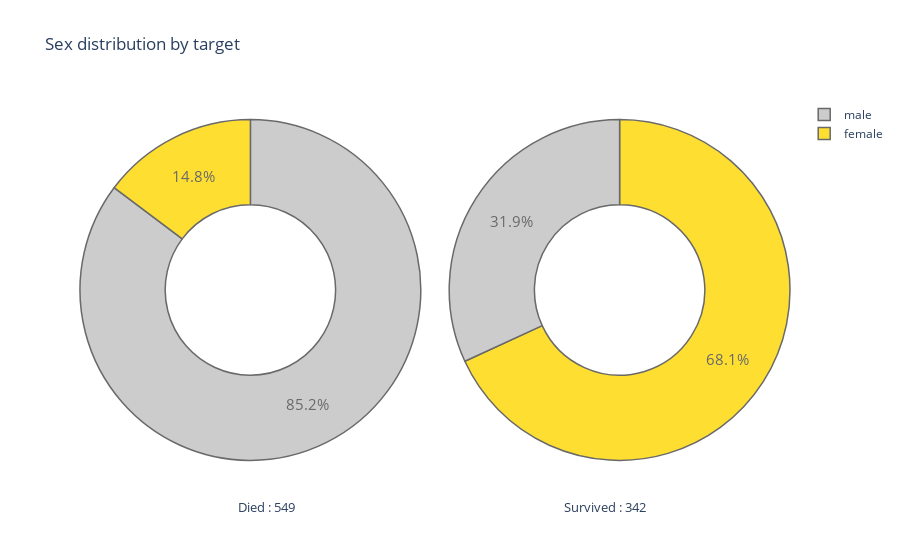

The notebook cell this image was saved under:
### Code cell
plot_pie('Sex')

### Figure 1 — Plotly figure (JSON) as saved in the notebook; plotly's stock layout.template omitted (floating-point values rounded to 4 significant figures)
{"data": [{"domain": {"x": [0.0, 0.48]}, "hole": 0.5, "hoverinfo": "label+percent+name", "labels": ["male", "female"], "marker": {"colors": ["Silver", "gold", "#CF5C36", "lightblue", "magenta", "#FF5D73", "#F2D7EE", "mediumturquoise"], "line": {"width": 1.5}}, "name": "Died passenger", "opacity": 0.8, "textfont": {"size": 15}, "type": "pie", "values": [468, 81]}, {"domain": {"x": [0.52, 1]}, "hole": 0.5, "hoverinfo": "label+percent+name", "labels": ["female", "male"], "marker": {"line": {"width": 1.5}}, "name": "Survived passenger", "opacity": 0.8, "textfont": {"size": 15}, "type": "pie", "values": [233, 109]}], "layout": {"annotations": [{"font": {"size": 13}, "showarrow": false, "text": "Died : 549", "x": 0.22, "y": -0.1}, {"font": {"size": 13}, "showarrow": false, "text": "Survived : 342", "x": 0.8, "y": -0.1}], "title": {"text": "Sex distribution by target "}}}
